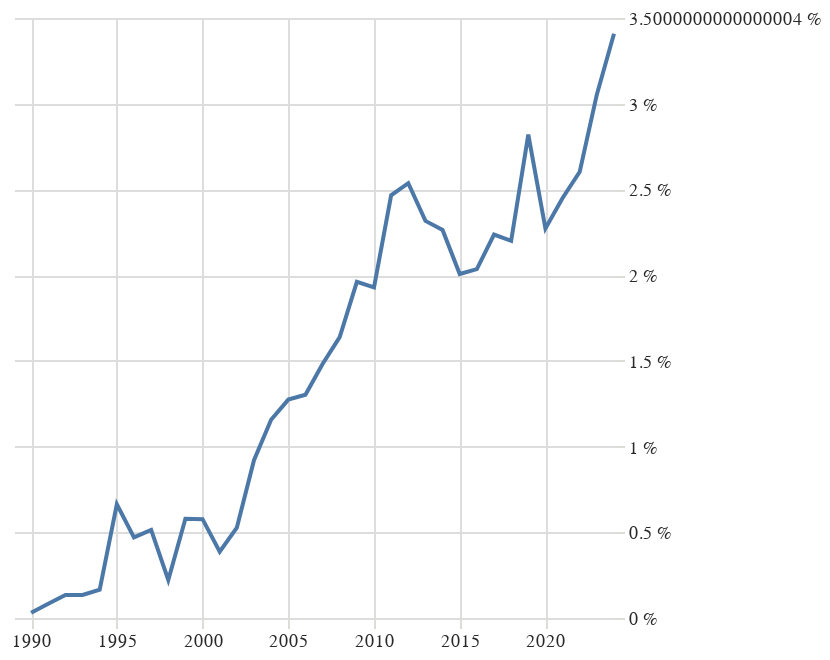

Here is the notebook cell this chart was saved with:
### Code cell
grafik("fantasy romány"	)

### Figure 1 — Vega-Lite specification as saved in the notebook (floating-point values rounded to 4 significant figures)
{"config": {"title": {"font": "Noticia Text", "fontSize": 11.5, "anchor": "start", "lineHeight": 19, "fontWeight": "bolder", "subtitleFont": "Noticia Text", "subtitleFontSize": 10, "subtitleLineHeight": 15, "subtitlePadding": 10, "dy": -10, "color": "#292829", "subtitleColor": "#292829"}, "axis": {"labelFont": "Asap", "titleFont": "Asap", "fontWeight": "lighter", "titleFontWeight": "lighter", "labelFontSize": 9, "titleFontSize": 9, "labelPadding": 2, "titlePadding": 9, "domainOpacity": 0, "tickColor": "#DCDDD6", "labelColor": "#292829"}, "legend": {"labelFont": "Asap", "labelFontWeight": "normal", "titleFont": "Asap", "titleFontWeight": "normal", "labelFontSize": 9, "titleFontSize": 9, "labelColor": "#292829"}, "view": {"stroke": "transparent"}}, "data": {"name": "data-eb6d3d9458f1ee92f98acf8283c3935d"}, "mark": {"type": "line"}, "encoding": {"x": {"axis": {"title": null}, "field": "rok", "type": "temporal"}, "y": {"axis": {"domainOpacity": 0, "labelExpr": "datum.label * 100 + ' %'", "orient": "right", "tickColor": "#DCDDD6", "title": null}, "field": "podil", "type": "quantitative"}}, "$schema": "https://vega.github.io/schema/vega-lite/v5.8.0.json", "datasets": {"data-eb6d3d9458f1ee92f98acf8283c3935d": [{"pocet": null, "rok": "1989-01-01T00:00:00", "len_right": 3115, "podil": null, "zanr": "fantasy romány"}, {"pocet": 1.0, "rok": "1990-01-01T00:00:00", "len_right": 3220, "podil": 0.0003106, "zanr": "fantasy romány"}, {"pocet": 3.0, "rok": "1991-01-01T00:00:00", "len_right": 3598, "podil": 0.0008338, "zanr": "fantasy romány"}, {"pocet": 6.0, "rok": "1992-01-01T00:00:00", "len_right": 4452, "podil": 0.001348, "zanr": "fantasy romány"}, {"pocet": 8.0, "rok": "1993-01-01T00:00:00", "len_right": 5949, "podil": 0.001345, "zanr": "fantasy romány"}, {"pocet": 10.0, "rok": "1994-01-01T00:00:00", "len_right": 6067, "podil": 0.001648, "zanr": "fantasy romány"}, {"pocet": 45.0, "rok": "1995-01-01T00:00:00", "len_right": 6784, "podil": 0.006633, "zanr": "fantasy romány"}, {"pocet": 33.0, "rok": "1996-01-01T00:00:00", "len_right": 7014, "podil": 0.004705, "zanr": "fantasy romány"}, {"pocet": 38.0, "rok": "1997-01-01T00:00:00", "len_right": 7395, "podil": 0.005139, "zanr": "fantasy romány"}, {"pocet": 16.0, "rok": "1998-01-01T00:00:00", "len_right": 7210, "podil": 0.002219, "zanr": "fantasy romány"}, {"pocet": 43.0, "rok": "1999-01-01T00:00:00", "len_right": 7427, "podil": 0.00579, "zanr": "fantasy romány"}, {"pocet": 44.0, "rok": "2000-01-01T00:00:00", "len_right": 7629, "podil": 0.005767, "zanr": "fantasy romány"}, {"pocet": 30.0, "rok": "2001-01-01T00:00:00", "len_right": 7757, "podil": 0.003867, "zanr": "fantasy romány"}, {"pocet": 41.0, "rok": "2002-01-01T00:00:00", "len_right": 7776, "podil": 0.005273, "zanr": "fantasy romány"}, {"pocet": 74.0, "rok": "2003-01-01T00:00:00", "len_right": 8038, "podil": 0.009206, "zanr": "fantasy romány"}, {"pocet": 98.0, "rok": "2004-01-01T00:00:00", "len_right": 8477, "podil": 0.01156, "zanr": "fantasy romány"}, {"pocet": 112.0, "rok": "2005-01-01T00:00:00", "len_right": 8791, "podil": 0.01274, "zanr": "fantasy romány"}, {"pocet": 120.0, "rok": "2006-01-01T00:00:00", "len_right": 9212, "podil": 0.01303, "zanr": "fantasy romány"}, {"pocet": 140.0, "rok": "2007-01-01T00:00:00", "len_right": 9446, "podil": 0.01482, "zanr": "fantasy romány"}, {"pocet": 158.0, "rok": "2008-01-01T00:00:00", "len_right": 9643, "podil": 0.01638, "zanr": "fantasy romány"}, {"pocet": 181.0, "rok": "2009-01-01T00:00:00", "len_right": 9230, "podil": 0.01961, "zanr": "fantasy romány"}, {"pocet": 184.0, "rok": "2010-01-01T00:00:00", "len_right": 9538, "podil": 0.01929, "zanr": "fantasy romány"}, {"pocet": 238.0, "rok": "2011-01-01T00:00:00", "len_right": 9652, "podil": 0.02466, "zanr": "fantasy romány"}, {"pocet": 237.0, "rok": "2012-01-01T00:00:00", "len_right": 9345, "podil": 0.02536, "zanr": "fantasy romány"}, {"pocet": 221.0, "rok": "2013-01-01T00:00:00", "len_right": 9541, "podil": 0.02316, "zanr": "fantasy romány"}, {"pocet": 217.0, "rok": "2014-01-01T00:00:00", "len_right": 9587, "podil": 0.02263, "zanr": "fantasy romány"}, {"pocet": 198.0, "rok": "2015-01-01T00:00:00", "len_right": 9866, "podil": 0.02007, "zanr": "fantasy romány"}, {"pocet": 191.0, "rok": "2016-01-01T00:00:00", "len_right": 9386, "podil": 0.02035, "zanr": "fantasy romány"}, {"pocet": 210.0, "rok": "2017-01-01T00:00:00", "len_right": 9388, "podil": 0.02237, "zanr": "fantasy romány"}, {"pocet": 212.0, "rok": "2018-01-01T00:00:00", "len_right": 9637, "podil": 0.022, "zanr": "fantasy romány"}, {"pocet": 263.0, "rok": "2019-01-01T00:00:00", "len_right": 9326, "podil": 0.0282, "zanr": "fantasy romány"}, {"pocet": 201.0, "rok": "2020-01-01T00:00:00", "len_right": 8845, "podil": 0.02272, "zanr": "fantasy romány"}, {"pocet": 217.0, "rok": "2021-01-01T00:00:00", "len_right": 8856, "podil": 0.0245, "zanr": "fantasy romány"}, {"pocet": 226.0, "rok": "2022-01-01T00:00:00", "len_right": 8682, "podil": 0.02603, "zanr": "fantasy romány"}, {"pocet": 246.0, "rok": "2023-01-01T00:00:00", "len_right": 8054, "podil": 0.03054, "zanr": "fantasy romány"}, {"pocet": 249.0, "rok": "2024-01-01T00:00:00", "len_right": 7306, "podil": 0.03408, "zanr": "fantasy romány"}]}}
